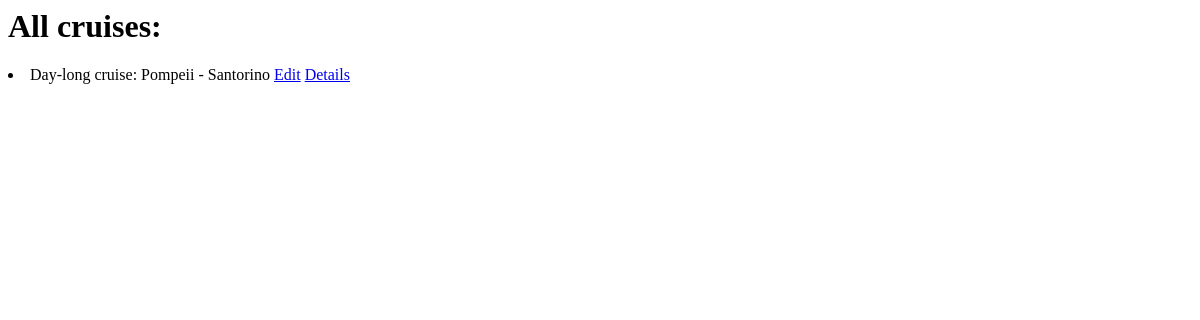
The page /cruises/ on the database as committed earlier.
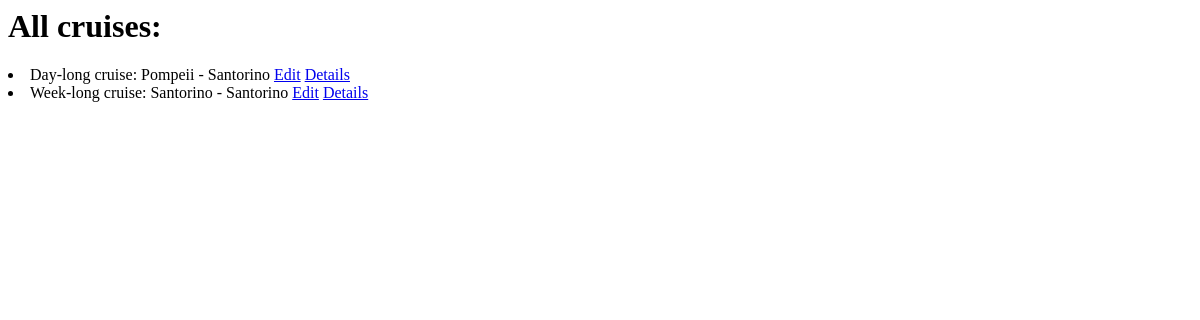
The same page on the database as committed later.
### main/models.py (models this page shows)
class Cruise(models.Model):
    CRUISE_TYPES = [
        ("Week-long", "Week-long"),
        ("Day-long", "Day-long")
    ]
    from_location = models.ForeignKey(CruiseLocation, related_name="from-location+", on_delete=models.CASCADE)
    to_location = models.ForeignKey(CruiseLocation, related_name="to-location+", on_delete=models.CASCADE)
    departure_date_time = models.DateTimeField()
    type = models.CharField(
        max_length=9,
        choices=CRUISE_TYPES
    )
    captain_name = models.ForeignKey(Captain, on_delete=models.CASCADE)
    econ_total_capacity = models.IntegerField()
    business_total_capacity = models.IntegerField()
    def __str__(self):
        return f'{self.type} cruise: {self.from_location} - {self.to_location}'

class CruiseLocation(models.Model):
    name = models.TextField(null=True, blank=True)
    def __str__(self):
        return self.name

### main/views.py (the view)
# urls.py: path("cruises/", views.CruiseListView.as_view(), name="cruise_list"),
class CruiseListView(ListView):
    model = Cruise
    template_name = "cruise_list.html"
    context_object_name = 'cruises'

### templates/cruise_list.html
<h1>All cruises:</h1>
{% for cruise in cruises %}
<li> {{ cruise }}  <a href="{% url 'cruise_edit' cruise.id %}">Edit</a> <a href="{% url 'cruise_details' cruise.id %}">Details</a> </li>
{% endfor %}

Rows that differ between the two databases and show on the page:
added Cruise: type+from_location+to_location "Week-long cruise: Santorino - Santorino"
